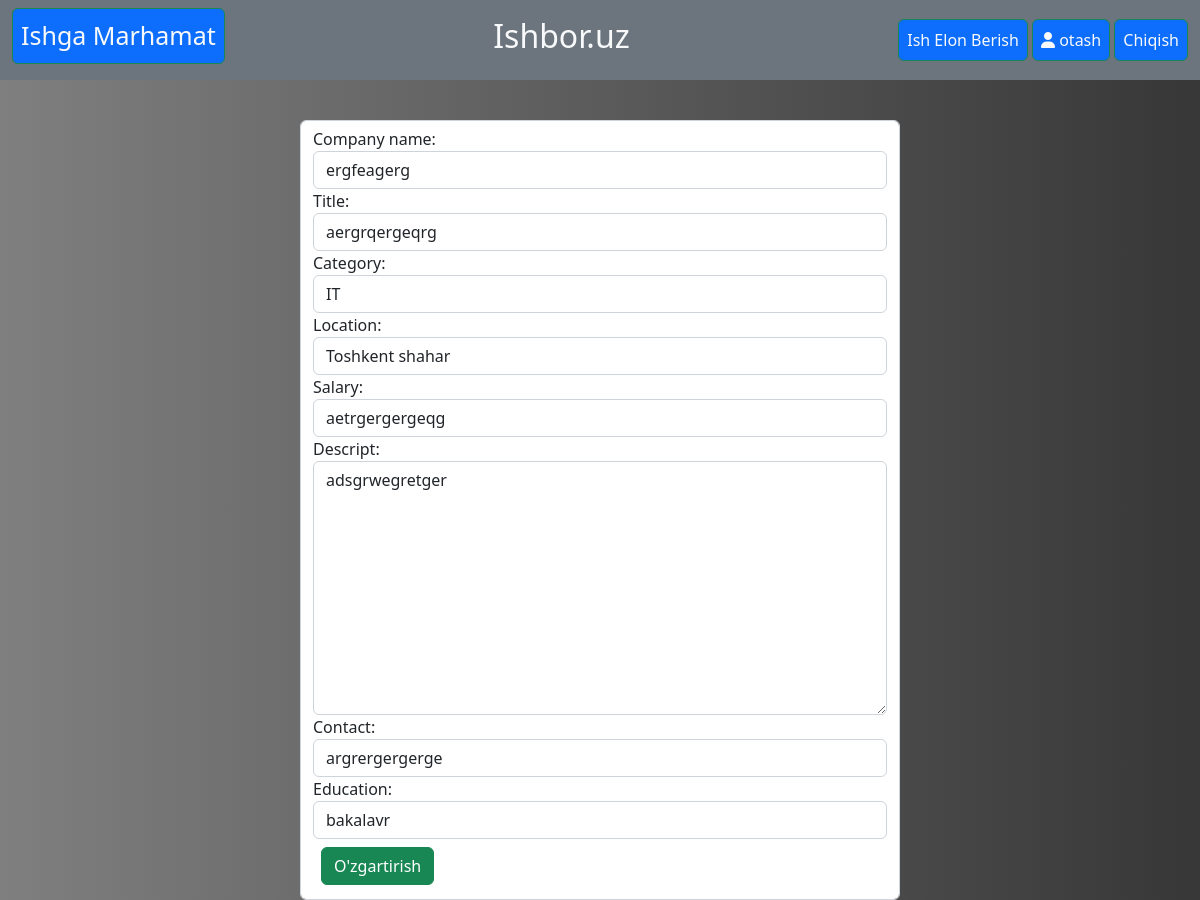
Screenshot of /update/16 (signed in) with the database file from the repository.
### main/models.py (models this page shows, shortened)
class Job(models.Model):
    company_name=models.CharField(max_length=240)
    title=models.CharField(max_length=240)
    category=models.ForeignKey(to=Category, on_delete=models.DO_NOTHING, null=True)
    location=models.ForeignKey(to=Location, on_delete=models.CASCADE, null=True)
    owner=models.ForeignKey(to=User, on_delete=models.CASCADE, null=True)
    salary=models.CharField(max_length=240)
    descript=models.TextField()
    contact=models.CharField(max_length=240)
    education=models.ForeignKey(to=Education, on_delete=models.CASCADE, null=True)
    created = models.DateTimeField(auto_created=True, null=True)

### main/views.py (the view)
# urls.py: path('update/<int:id>', views.update, name='update'),
def update(request, id):
    form = Job.objects.get(id=id)
    if form.owner != request.user:
        return redirect('logout')
    Form=Job_form(instance=form)
    if request.method == 'POST':
        forma =Job_form(request.POST, instance=form)
        if forma.is_valid():
            forma.save()
            return redirect('my_page')
    context ={
        'form':Form
    }
    return render(request=request, template_name='main/update.html', context=context)

### main/forms.py
class Job_form(ModelForm):
    class Meta:
        model = models.Job
        fields = ['company_name','title','category','location','salary', 'descript','contact','education']
    def __init__(self, *args, **kwargs):
        super(Job_form, self).__init__(*args, **kwargs)
        for name, field in self.fields.items():
            field.widget.attrs.update({'class': 'form-control'})

### main/models.py (called while the page is built)
    def __str__(self) -> str:
        return self.name

    def __str__(self) -> str:
        return self.name

    def __str__(self) -> str:
        return self.name

### main/templates/main/update.html (shortened to what this page needs)
{% extends 'base.html' %}
{% block main %}
<form style="margin-top: 10%; margin-left: 25%;" class="form form-control w-50" action="" method='post'>
    {{ form.as_div }}
    <button class="btn btn-success m-2">O'zgartirish</button>
</form>
{% endblock %}

### templates/components/__nav.html
<nav class="navbar fixed-top bg-secondary">
  <div class="container-fluid">
    <h3>
      <a href="{% url 'home' %}" style="text-decoration: none;font-size: 25px; " class="btn btn-outline-success btn-primary text-light p-2">Ishga Marhamat</a>
    </h3>
    <h2 class="text-light">Ishbor.uz</h2>
    <div>
      {% if not request.user.is_authenticated %}
      <a class="btn btn-primary btn-outline-success text-light p-2" href="{% url 'login' %}">Kirish</a>
      <a class="btn btn-primary btn-outline-success text-light p-2" href="{% url 'register' %}">Ro'yxatdan O'tish</a>
      {% else %}
      <a class="btn btn-primary btn-outline-success text-light p-2" href="{% url 'elon' %}">Ish Elon Berish</a>
      <a class="btn btn-primary btn-outline-success text-light p-2" href="{% url 'myprofile' %}"> <i class="fa-solid fa-user"></i> {{ request.user }}</a>
      <a class="btn btn-primary btn-outline-success text-light p-2" href="{% url 'logout' %}">Chiqish</a>
      {% endif %}
    </div>
  </div>
</nav>

### templates/base.html (style rules this page uses)
body { background:linear-gradient(90deg,rgb(127, 127, 127),rgb(55, 55, 55)); }

### rows the page displays
Job: company_name "ergfeagerg", title "aergrqergeqrg", category "IT", location "Toshkent shahar", salary "aetrgergergeqg", descript "adsgrwegretger", contact "argrergergerge", education "bakalavr"

### other values shown
{{ request.user }} "otash"
